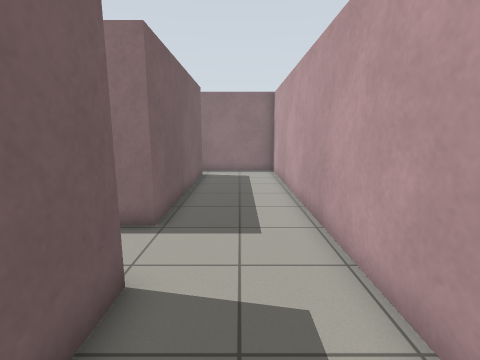
View 1 (above)

17 first-person views from a walk through a Gazebo world. The camera is 1.2 m above the floor, tilts 10° down and sees 85° across. The floor is counted in squares, 0.5 m on a side. Each view is taken from the middle of a square. On the plan, view 1 faces up. The plan holds only what a view shows up to about 17 squares ahead; the rest is blank.

View 2
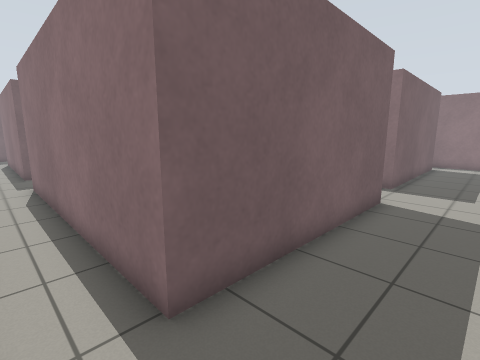

View 3
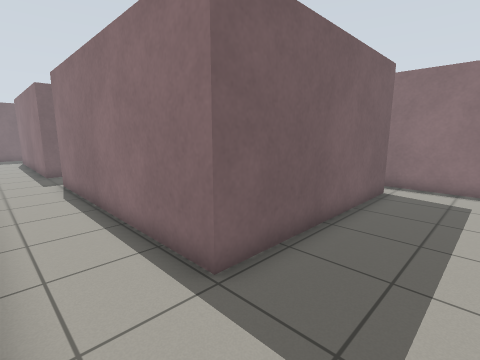

View 4
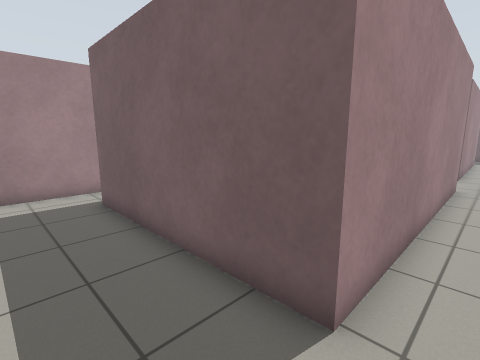

View 5
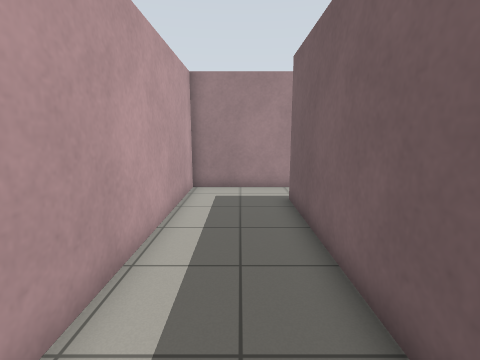

View 6
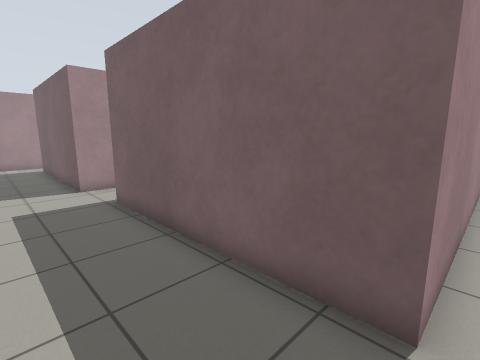

View 7
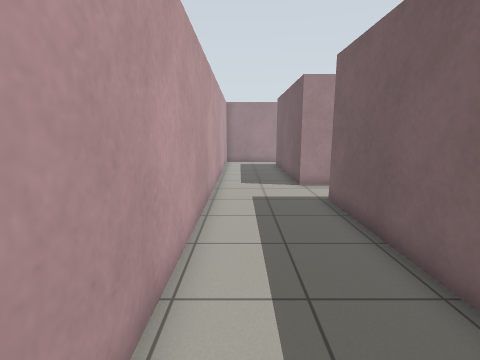

View 8
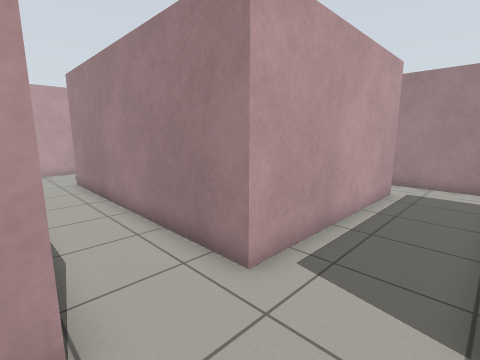

View 9
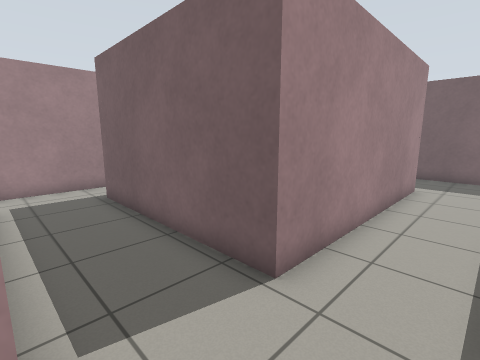

View 10
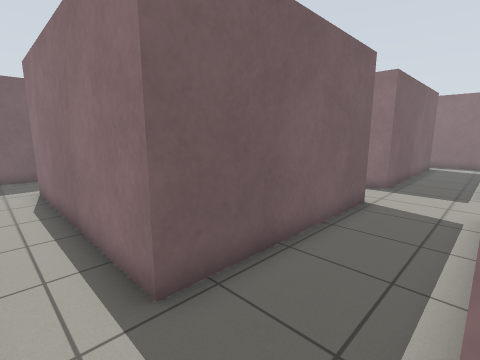

View 11
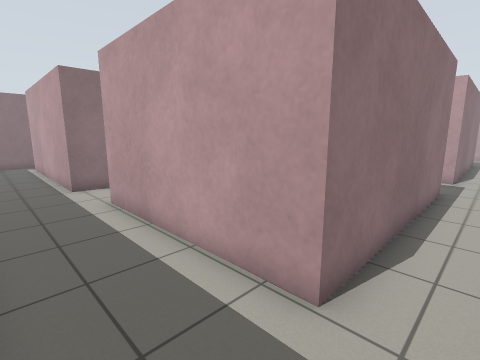

View 12
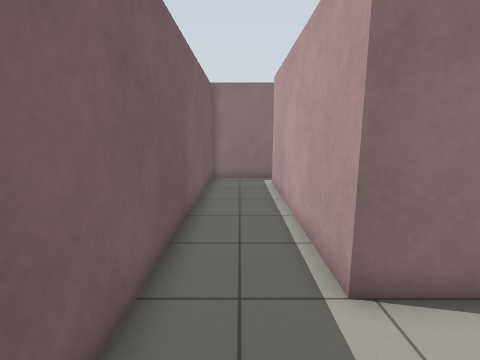

View 13
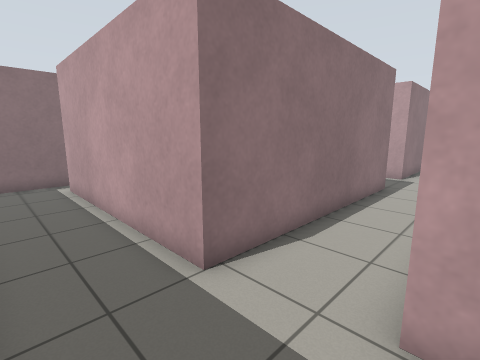

View 14
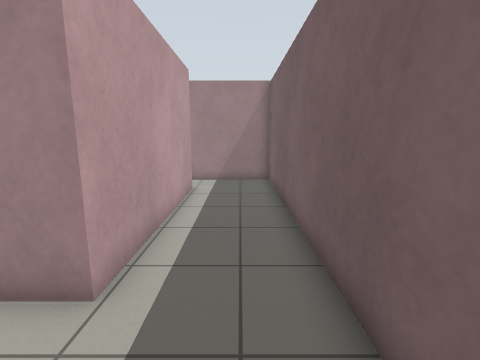

View 15
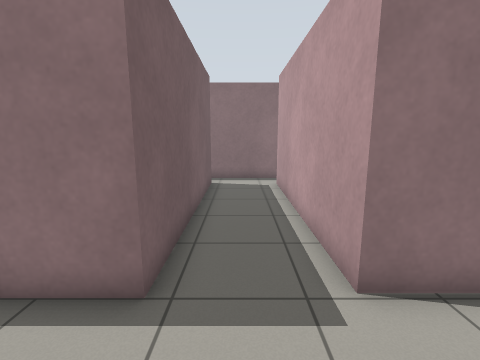

View 16
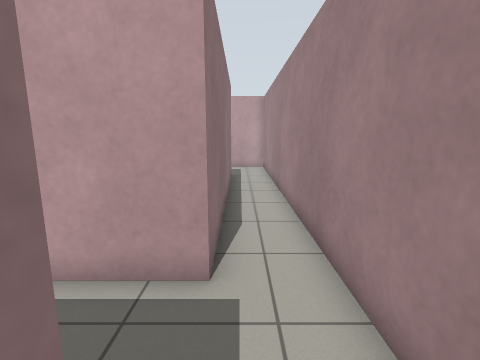

View 17
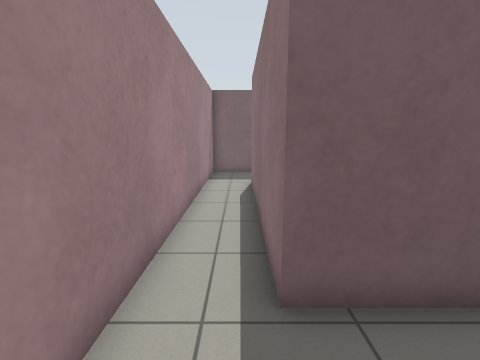

### Floor plan
Points are (right, up) in squares from view 1. A wall is a line through its corners. A room is listed if a view was taken in it or the views show most of it. See-through windows are left out.
Room 1 (views 1, 2, 3, 4, 5, 6, 7, 9, 10, 17)
walls: (-13, 3.8) (-1.8, 3.8) (-1.8, -4.5) (-13, -4.5); (-10.4, 15.6) (-2.3, 15.6) (-2.3, 6.5) (-13.2, 6.5); (-14.6, -6.7) (2.1, -6.7) (2.2, 17.2) (-2.8, 17.2)
ways out: opening at (-14.5, -5.5) to room 2; opening at (-14, 5.5) to room 2; opening at (-14, 16) to room 2
Room 2 (views 8, 11, 12, 13, 14, 15, 16)
walls: (-25.9, 3.6) (-16.3, 3.6) (-16.3, -4.5) (-25.9, -4.5) (-25.9, 3.6); (-13.2, 6.5) (-13.2, 15.6); (-13, -4.5) (-13, 3.8); (-16.3, 15.9) (-16.3, 6.5) (-26.4, 6.5) (-26.4, 15.8); (-26, 17.2) (-29.5, 17.2); (-29.5, 17.5) (-29.5, -6.7) (-14.6, -6.7); (-12.9, 17.2) (-16.6, 17.2)
ways out: opening at (-14.5, -5.5) to room 1; opening at (-14, 5.5) to room 1; opening at (-14, 16) to room 1

Positions as (right, up) in squares from view 1, and headings:
1: (0, 0), facing up
2: (1, -6), facing up-left
3: (1, 4), facing up-left
4: (1, 5), facing down-left
5: (0, 5), facing down
6: (1, 16), facing down-left
7: (1, 16), facing down
8: (-16, 7), facing down-right
9: (-13, 6), facing down-left
10: (-13, -6), facing up-left
11: (-29, -6), facing up-right
12: (-28, 3), facing up
13: (-29, 3), facing up-right
14: (-28, 7), facing down
15: (-15, 3), facing up
16: (-17, -5), facing right
17: (-13, -5), facing left
